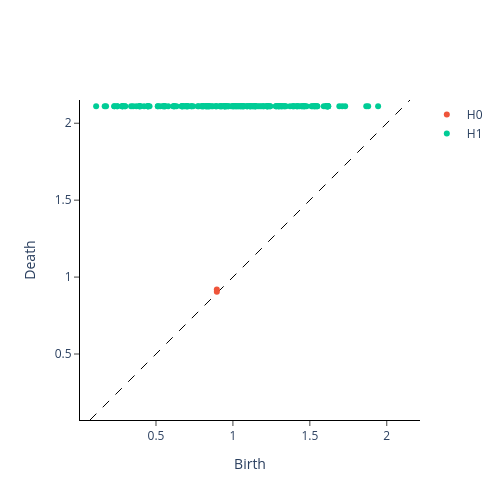

The notebook cell this image was saved under:
### Code cell
from gtda.diagrams import Scaler

scaler = Scaler()
im1_scaled = scaler.fit_transform(im1_cubical)

scaler.plot(im1_scaled)

### Figure 1 — Plotly figure (JSON) as saved in the notebook; plotly's stock layout.template omitted (floating-point values rounded to 4 significant figures; data arrays with more than 128 entries replaced by an {"elided": "..."} marker saying what was removed)
{"data": [{"hoverinfo": "none", "line": {"color": "black", "dash": "dash", "width": 1}, "mode": "lines", "showlegend": false, "type": "scatter", "x": [0.07107, 2.151], "y": [0.07107, 2.151]}, {"hoverinfo": "text", "hovertext": ["(0.8954703403238393, 0.9192630696744912)", "(0.8954703403238393, 0.9040396297387346)"], "mode": "markers", "name": "H0", "type": "scatter", "x": [0.8955, 0.8955], "y": [0.9193, 0.904]}, {"hoverinfo": "text", "hovertext": {"elided": "190 str values"}, "mode": "markers", "name": "H1", "type": "scatter", "x": {"elided": "190 float values"}, "y": {"elided": "190 float values"}}], "layout": {"height": 500, "plot_bgcolor": "white", "width": 500, "xaxis": {"autorange": false, "domain": [0, 1], "exponentformat": "e", "linecolor": "black", "linewidth": 1, "mirror": false, "range": [0.009319, 2.213], "showexponent": "all", "showline": true, "side": "bottom", "ticks": "outside", "title": {"text": "Birth"}, "type": "linear", "zeroline": true}, "yaxis": {"autorange": false, "domain": [0, 1], "exponentformat": "e", "linecolor": "black", "linewidth": 1, "mirror": false, "range": [0.07107, 2.151], "scaleanchor": "x", "scaleratio": 1, "showexponent": "all", "showline": true, "side": "left", "ticks": "outside", "title": {"text": "Death"}, "type": "linear", "zeroline": true}}}
